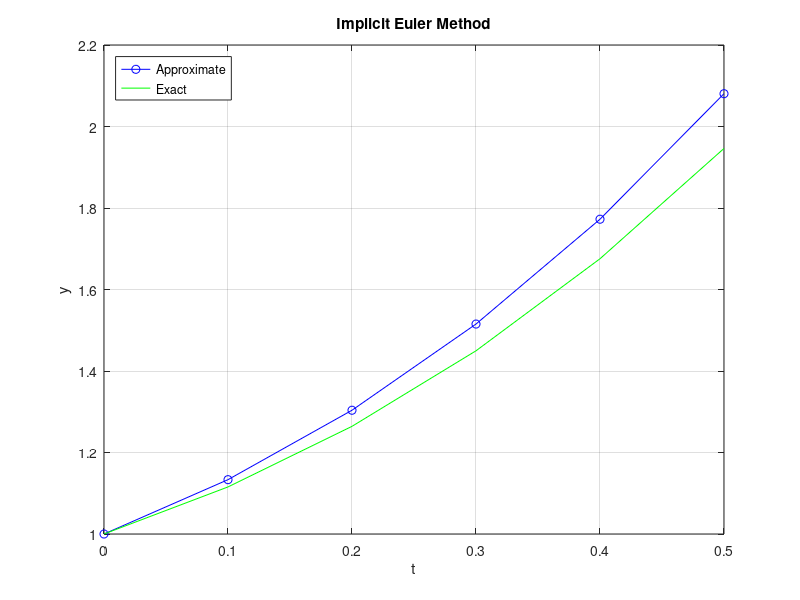

The MATLAB script that drew this image:
clc, clear all, close all

%n = input("Enter iteration length: ");
%input_h = input("Enter step size: ");
%t0 = input("Enter t0 initial value: ");
%y0 = input("Enter y0 initial value: ");
%b = input("Enter end of interval value: ");
n = 5;
input_h = 0.1;
t0 = 0;
y0 = 1;
b = 1;
a = t0;
if !isempty(input_h)
  h = input_h;
else
  h = ( b - a) / n;
endif

backward_euler_residual = @ ( f, to, yo, tp, yp ) yp - yo - ( tp - to ) * ( f ( tp, yp ) )';
tspan = [0.0 1];
f = @(t, y) (2 * t) + y;
exact = @(t) ((-2) * (t + 1) + (3 * exp(t)));
m = length ( y0 );
t = zeros ( n + 1, 1 );
y = zeros ( n + 1, m );
ye = zeros( n + 1, m);

t(1,1) = tspan(1);
y(1,:) = y0(:);
ye(1,:) = y0(:);

fprintf('%7s %7s %7s %7s \n','i','t(i)','y(i)', 'ye(i)');
fprintf('%7d %7.2f %7.3f %7.3f \n', 1, tspan(1), y0, y0);
for i = 1 : n

   to = t(i,1);
   yo = y(i,:);
   tp = to + h;
   yp = yo + h * f ( to, yo )';

   yp = fsolve ( @(yp)backward_euler_residual(f, to, yo, tp, yp), yp );

   t(i+1,1) = tp;
   y(i+1,:) = yp;
   ye(i + 1, :) = exact(t(i + 1, 1));
   fprintf('%7d %7.2f %7.3f %7.3f \n',i + 1, t(i + 1), y(i + 1), ye(i + 1));
end


plot(t, y, 'b-o', t, exact(t), 'g');
title('Implicit Euler Method');
ylabel('y'); xlabel('t');
legend({'Approximate','Exact'},'Location','northwest');
grid on

hold on
hold off
